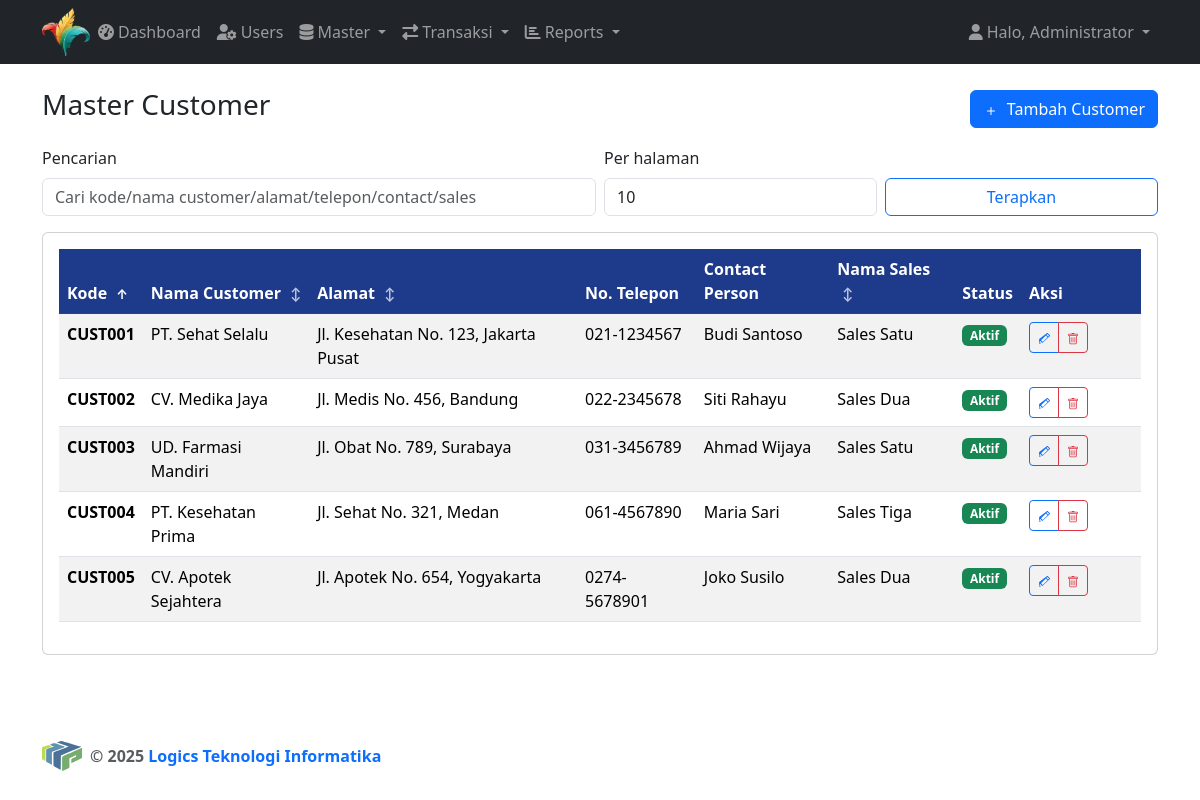
/mastercustomer.php (signed in), run on the app's committed database.
### tables this page shows
CREATE TABLE `mastercustomer` (
  `id` INT UNSIGNED NOT NULL AUTO_INCREMENT,
  `kodecustomer` VARCHAR(50) NOT NULL UNIQUE,
  `namacustomer` VARCHAR(200) NOT NULL,
  `alamatcustomer` TEXT DEFAULT NULL,
  `notelepon` VARCHAR(20) DEFAULT NULL,
  `contactperson` VARCHAR(100) DEFAULT NULL,
  `kodesales` VARCHAR(50) DEFAULT NULL,
  `namasales` VARCHAR(100) DEFAULT NULL,
  `status` ENUM('aktif','non_aktif') NOT NULL DEFAULT 'aktif',
  `created_at` TIMESTAMP DEFAULT CURRENT_TIMESTAMP,
  `updated_at` TIMESTAMP DEFAULT CURRENT_TIMESTAMP ON UPDATE CURRENT_TIMESTAMP,
  PRIMARY KEY (`id`),
  INDEX `idx_kodecustomer` (`kodecustomer`),
  INDEX `idx_namacustomer` (`namacustomer`)
);

### mastercustomer.php (the view, shortened to what this page needs)
<?php
$pdo = get_pdo_connection();
$q = trim($_GET['q'] ?? '');
$page = max(1, (int)($_GET['page'] ?? 1));
$perPage = max(1, min(100, (int)($_GET['perPage'] ?? 10)));
$sortBy = isset($_GET['sort']) ? $_GET['sort'] : 'kodecustomer';
$sortOrder = isset($_GET['order']) ? $_GET['order'] : 'asc';
$where = '';
$params = [];
$offset = ($page - 1) * $perPage;
$sql = 'SELECT * FROM mastercustomer ' . $where . ' ORDER BY ' . $sortBy . ' ' . $sortOrder . ' LIMIT ? OFFSET ?';
$params[] = $perPage;
$params[] = $offset;
$stmt = $pdo->prepare($sql);
$stmt->execute($params);
$customer = $stmt->fetchAll();
include __DIR__ . '/includes/header.php';
?>
<div class="flex-grow-1">
	<div class="container">
		<div class="d-flex justify-content-between align-items-center mb-3">
			<h3>Master Customer</h3>
			<a href="mastercustomer_form.php" class="btn btn-primary">
				<svg xmlns="http://www.w3.org/2000/svg" width="16" height="16" fill="currentColor" viewBox="0 0 16 16" class="me-1">
					<path d="M8 4a.5.5 0 0 1 .5.5v3h3a.5.5 0 0 1 0 1h-3v3a.5.5 0 0 1-1 0v-3h-3a.5.5 0 0 1 0-1h3v-3A.5.5 0 0 1 8 4z"/>
				</svg>
				Tambah Customer
			</a>
		</div>
		<form class="row g-2 align-items-end mb-3" method="get" action="">
			<div class="col-md-6">
				<label class="form-label">Pencarian</label>
				<input type="text" class="form-control" name="q" value="<?php echo htmlspecialchars($q); ?>" placeholder="Cari kode/nama customer/alamat/telepon/contact/sales">
			</div>
			<div class="col-md-3">
				<label class="form-label">Per halaman</label>
				<input type="number" class="form-control" name="perPage" min="1" max="100" value="<?php echo (int)$perPage; ?>">
			</div>
			<div class="col-md-3">
				<button class="btn btn-outline-primary w-100" type="submit">Terapkan</button>
			</div>
		</form>
		<div class="card">
			<div class="card-body">
				<div class="table-responsive">
					<table class="table table-striped table-hover">
						<thead class="table-dark-blue">
							<tr>
								<th class="sortable-header <?php echo $sortBy === 'kodecustomer' ? 'active' : ''; ?>">
									<a href="?<?php echo http_build_query(array_merge($_GET, ['sort' => 'kodecustomer', 'order' => $sortBy === 'kodecustomer' && $sortOrder === 'asc' ? 'desc' : 'asc', 'page' => 1])); ?>" class="text-white text-decoration-none">
										Kode
										<span class="sort-icon">
											<?php if ($sortBy === 'kodecustomer'): ?>
												<?php echo $sortOrder === 'asc' ? '↑' : '↓'; ?>
											<?php else: ?>
												↕
											<?php endif; ?>
										</span>
									</a>
								</th>
								<th class="sortable-header <?php echo $sortBy === 'namacustomer' ? 'active' : ''; ?>">
									<a href="?<?php echo http_build_query(array_merge($_GET, ['sort' => 'namacustomer', 'order' => $sortBy === 'namacustomer' && $sortOrder === 'asc' ? 'desc' : 'asc', 'page' => 1])); ?>" class="text-white text-decoration-none">
										Nama Customer
										<span class="sort-icon">
											<?php if ($sortBy === 'namacustomer'): ?>
												<?php echo $sortOrder === 'asc' ? '↑' : '↓'; ?>
											<?php else: ?>
												↕
											<?php endif; ?>
										</span>
									</a>
								</th>
								<th class="sortable-header <?php echo $sortBy === 'alamatcustomer' ? 'active' : ''; ?>">
									<a href="?<?php echo http_build_query(array_merge($_GET, ['sort' => 'alamatcustomer', 'order' => $sortBy === 'alamatcustomer' && $sortOrder === 'asc' ? 'desc' : 'asc', 'page' => 1])); ?>" class="text-white text-decoration-none">
										Alamat
										<span class="sort-icon">
											<?php if ($sortBy === 'alamatcustomer'): ?>
												<?php echo $sortOrder === 'asc' ? '↑' : '↓'; ?>
											<?php else: ?>
												↕
											<?php endif; ?>
										</span>
									</a>
								</th>
								<th>No. Telepon</th>
								<th>Contact Person</th>
								<th class="sortable-header <?php echo $sortBy === 'namasales' ? 'active' : ''; ?>">
									<a href="?<?php echo http_build_query(array_merge($_GET, ['sort' => 'namasales', 'order' => $sortBy === 'namasales' && $sortOrder === 'asc' ? 'desc' : 'asc', 'page' => 1])); ?>" class="text-white text-decoration-none">
										Nama Sales
										<span class="sort-icon">
											<?php if ($sortBy === 'namasales'): ?>
												<?php echo $sortOrder === 'asc' ? '↑' : '↓'; ?>
											<?php else: ?>
												↕
											<?php endif; ?>
										</span>
									</a>
								</th>
								<th>Status</th>
								<th width="120">Aksi</th>
							</tr>
						</thead>
						<tbody>
							<?php if (empty($customer)): ?>
								<tr>
									<td colspan="9" class="text-center text-muted py-4">
										<?php if ($q !== ''): ?>
											Tidak ada customer yang ditemukan
										<?php else: ?>
											Belum ada data customer
										<?php endif; ?>
									</td>
								</tr>
							<?php else: ?>
								<?php foreach ($customer as $row): ?>
									<tr>
										<td><strong><?php echo htmlspecialchars($row['kodecustomer']); ?></strong></td>
										<td><?php echo htmlspecialchars($row['namacustomer']); ?></td>
										<td>
											<?php if ($row['alamatcustomer']): ?>
												<?php echo htmlspecialchars(substr($row['alamatcustomer'], 0, 50)); ?>
											<?php else: ?>
												<span class="text-muted">-</span>
											<?php endif; ?>
										</td>
										<td>
											<?php if ($row['notelepon']): ?>
												<?php echo htmlspecialchars($row['notelepon']); ?>
											<?php else: ?>
												<span class="text-muted">-</span>
											<?php endif; ?>
										</td>
										<td>
											<?php if ($row['contactperson']): ?>
												<?php echo htmlspecialchars($row['contactperson']); ?>
											<?php else: ?>
												<span class="text-muted">-</span>
											<?php endif; ?>
										</td>
										<td>
											<?php if ($row['namasales']): ?>
												<?php echo htmlspecialchars($row['namasales']); ?>
											<?php else: ?>
												<span class="text-muted">-</span>
											<?php endif; ?>
										</td>
										<td>
											<?php
											$statusClass = $row['status'] === 'aktif' ? 'bg-success' : 'bg-danger';
											$statusText = $row['status'] === 'aktif' ? 'Aktif' : 'Non Aktif';
											?>
											<span class="badge <?php echo $statusClass; ?>"><?php echo $statusText; ?></span>
										</td>
										<td>
											<div class="btn-group btn-group-sm">
												<a href="mastercustomer_form.php?id=<?php echo $row['id']; ?>" class="btn btn-outline-primary" title="Edit">
												</a>
												<a href="mastercustomer_delete.php?id=<?php echo $row['id']; ?>" class="btn btn-outline-danger" title="Hapus" onclick="return confirm('Yakin hapus customer ini?')">
												</a>
											</div>
										</td>
									</tr>
								<?php endforeach; ?>
							<?php endif; ?>
						</tbody>
					</table>
				</div>
			</div>
		</div>
	</div>
</div>
<?php include __DIR__ . '/includes/footer.php'; ?>

### mastercustomer.php (style rules this page uses)
.table-dark-blue { background-color: #1e3a8a !important; color: white !important; }
.table-dark-blue th { background-color: #1e3a8a !important; color: white !important; border-color: #1e40af !important; }
.sortable-header { cursor: pointer; user-select: none; position: relative; transition: background-color 0.2s ease; }
.sortable-header .sort-icon { margin-left: 5px; font-size: 0.8em; opacity: 0.7; }
.sortable-header.active .sort-icon { opacity: 1; }

### data on the page
mastercustomer: kodecustomer "CUST001", namacustomer "PT. Sehat Selalu", alamatcustomer "Jl. Kesehatan No. 123, Jakarta Pusat", notelepon "021-1234567", contactperson "Budi Santoso", namasales "Sales Satu", status "Aktif"
mastercustomer: kodecustomer "CUST002", namacustomer "CV. Medika Jaya", alamatcustomer "Jl. Medis No. 456, Bandung", notelepon "022-2345678", contactperson "Siti Rahayu", namasales "Sales Dua", status "Aktif"
mastercustomer: kodecustomer "CUST003", namacustomer "UD. Farmasi Mandiri", alamatcustomer "Jl. Obat No. 789, Surabaya", notelepon "031-3456789", contactperson "Ahmad Wijaya", namasales "Sales Satu", status "Aktif"
mastercustomer: kodecustomer "CUST004", namacustomer "PT. Kesehatan Prima", alamatcustomer "Jl. Sehat No. 321, Medan", notelepon "061-4567890", contactperson "Maria Sari", namasales "Sales Tiga", status "Aktif"
mastercustomer: kodecustomer "CUST005", namacustomer "CV. Apotek Sejahtera", alamatcustomer "Jl. Apotek No. 654, Yogyakarta", notelepon "0274-5678901", contactperson "Joko Susilo", namasales "Sales Dua", status "Aktif"

### other printed values
$user['namalengkap'] "Administrator"
